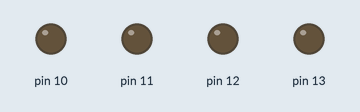
Simulated run of this sketch. Board: Arduino Uno, built with avr-gcc and run on an emulated ATmega328P. Parts: output pins drawn as LEDs (lit = HIGH).

Above: at 1.3 s.
At 9.5 s:
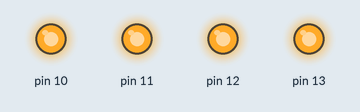
Timing chart, 0 to 9.9 s (numbered marks = the images above):
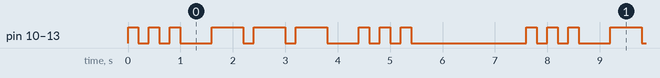

Measured:
- by itself, pin 10–13: repeats every 7.6 s: 2 × (LOW 0.20 s, HIGH 0.20 s), LOW 0.60 s, 2 × (HIGH 0.60 s, LOW 0.20 s), HIGH 0.60 s, LOW 0.60 s, 2 × (HIGH 0.20 s, LOW 0.20 s), HIGH 0.20 s, LOW 2.2 s, HIGH 0.20 s
- by itself, everything shown: repeats every 7.6 s, in 18 steps

The sketch:

second4led.ino
```cpp
void setup() {
  // Configure pins 10, 11, 12, and 13 as outputs
  pinMode(13, OUTPUT);
  pinMode(12, OUTPUT);
  pinMode(11, OUTPUT);
  pinMode(10, OUTPUT);
}

// Helper function to turn all 4 LEDs ON or OFF
void setAllLeds(uint8_t state) {
  digitalWrite(13, state);
  digitalWrite(12, state);
  digitalWrite(11, state);
  digitalWrite(10, state);
}

// Function for a short blink (Dot)
void dot() {
  setAllLeds(HIGH);
  delay(200);
  setAllLeds(LOW);
  delay(200); // Gap between dots/dashes
}

// Function for a long blink (Dash)
void dash() {
  setAllLeds(HIGH);
  delay(600);
  setAllLeds(LOW);
  delay(200); // Gap between dots/dashes
}

void loop() {
  // Letter 'S' (... short, short, short)
  dot(); dot(); dot();

  delay(400); // Additional gap between letters (total 600 ms)

  // Letter 'O' (--- long, long, long)
  dash(); dash(); dash();

  delay(400); // Additional gap between letters (total 600 ms)

  // Letter 'S' (... short, short, short)
  dot(); dot(); dot();

  // Wait 2 seconds before repeating the full SOS sequence
  delay(2000);
}
```
